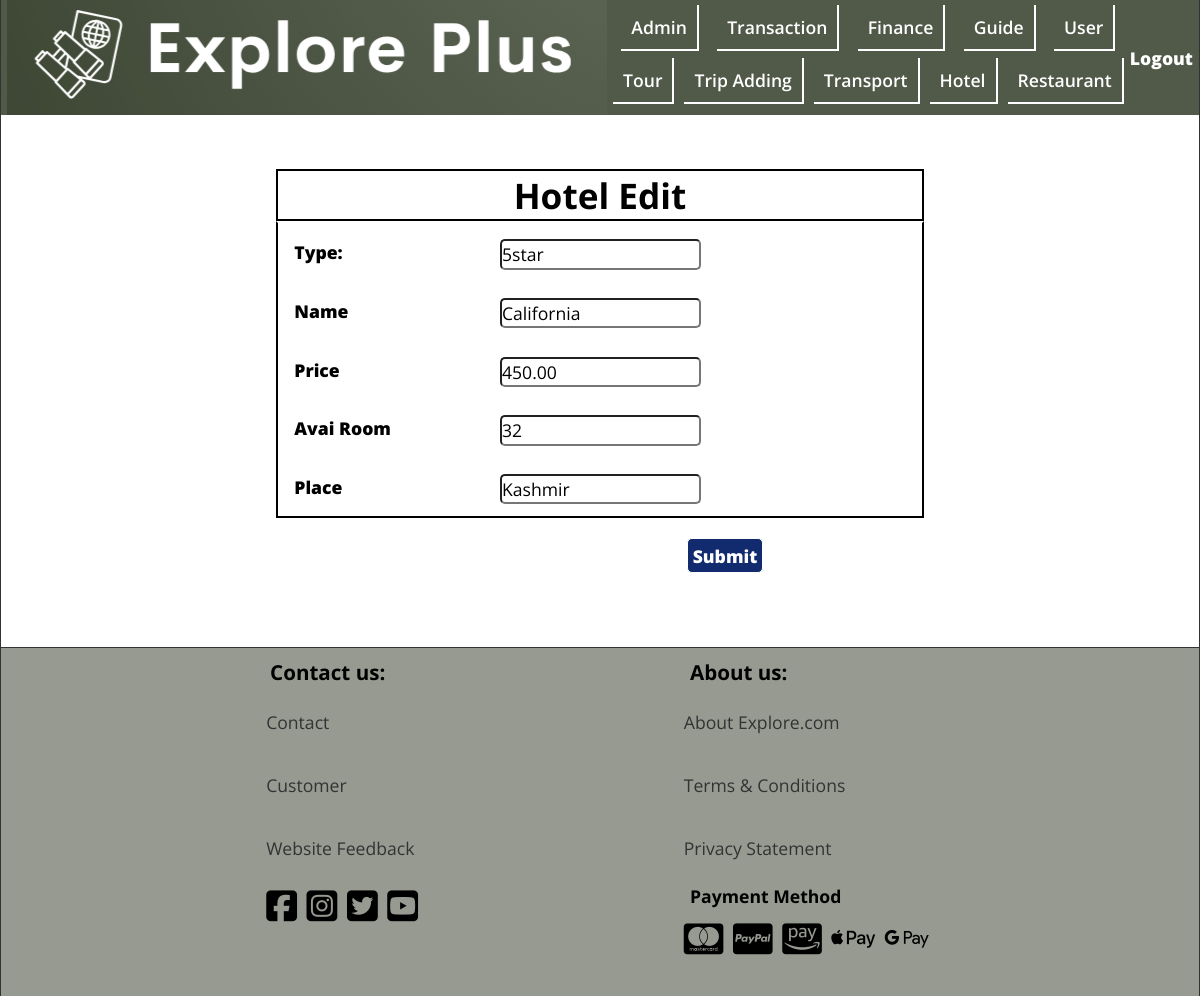
The page /Admin/hotel_crud/hotel_edit.php?hotel_id=1 on the database its author committed.
### tables this page shows
CREATE TABLE `hotel` (
  `hotel_id` int(11) NOT NULL,
  `type` varchar(50) DEFAULT NULL,
  `name` varchar(100) DEFAULT NULL,
  `price` decimal(10,2) DEFAULT NULL,
  `available_room` int(11) DEFAULT NULL,
  `place` varchar(100) DEFAULT NULL,
  `map` varchar(100) DEFAULT NULL,
  `photo` longblob DEFAULT NULL
);

### Admin/hotel_crud/hotel_edit.php (the view, shortened to what this page needs)
<!DOCTYPE html>
<html lang="en">
<head>
  <link rel="stylesheet" href="../../css/style.css">
  <link rel="stylesheet" href="https://cdnjs.cloudflare.com/ajax/libs/font-awesome/6.5.1/css/all.min.css" />
</head>
<body>
<header class="header admin">
    <div class="header__logo">
        <figure>
            <img src="../../img/logo3.png" alt="logo" title="logo" height="115" width="600">
        </figure>
    </div>
    <nav class="header__nav nav__admin">
        <ul class="header__ul header__admin">
            <li><a href="../admin.php">Admin</a></li>
            <li><a href="../transaction.php">Transaction</a></li>
            <li><a href="../finance.php">Finance</a></li>
            <li><a href="../guide.php">Guide</a></li>
            <li><a href="../user_list.php">User</a></li>
        </ul>
        <ul class="header__ul header__admin">
            <li><a href="../tour_condition.php">Tour</a></li>
            <li><a href="../trip_crud/trip_adding.php">Trip Adding</a></li>
            <li><a href="../transportation_info.php">Transport</a></li>
            <li><a href="../hotel_info.php">Hotel</a></li>
            <li><a href="../restaurant_info.php">Restaurant</a></li>
        </ul>
    </nav>
    <div class="admin__logout"><a href="../admin_login.php">Logout</a></div>
</header>
<main class="main__crud">
    <?php
    $conn = mysqli_connect("localhost","root","","explore_plus");
    $hotelId = $_GET['hotel_id'];
    $sql = "SELECT * FROM hotel WHERE hotel_id = '{$hotelId}'";
    $result = mysqli_query($conn, $sql);
    $hotel = mysqli_fetch_assoc($result);
    ?>
  <form class="crud__all" action="HEdit.php" method="get">
    <h3 class="crud__h3">Hotel Edit</h3>
    <fieldset class="crud__fieldset">
      <p class="crud__p">
        <label class="crud__label" for="type">Type:</label>
        <input class="crud__input" type="text" name="type" id="type" value="<?php echo $hotel['type'] ?>" required autofocus>
      </p>
      <p class="crud__p">
        <label class="crud__label" for="name">Name</label>
        <input class="crud__input" type="text" name="name" id="name"  value="<?php echo $hotel['name'] ?>" required autofocus>
      </p>
      <p class="crud__p">
        <label class="crud__label" for="price">Price</label>
        <input class="crud__input" type="text" name="price" id="price"  value="<?php echo $hotel['price'] ?>" required autofocus>
      </p>
      <p class="crud__p">
        <label class="crud__label" for="avai-room">Avai Room</label>
        <input class="crud__input" type="text" name="avai_room" id="avai_room"  value="<?php echo $hotel['available_room'] ?>" required autofocus>
      </p>
      <p class="crud__p">
        <label class="crud__label" for="place">Place</label>
        <input class="crud__input" type="text" name="place" id="place" value="<?php echo $hotel['place'] ?>">
      </p>
    </fieldset>
    <div class="crud__div">
      <button class="crud__btn" type="submit" name="submit">Submit</button>
    </div>
  </form>
</main>
<footer class="footer admin-foot">
    <div class="footer__contact">
        <h3 class="footer__h3">Contact us:</h3>
        <ul class="footer__ul">
            <li><a href="../../footerPage/contact_us.html">Contact</a></li>
            <li><a href="../../footerPage/customer.html">Customer</a></li>
            <li><a href="../../footerPage/website_feedback.php">Website Feedback</a></li>
        </ul>
        <div class="footer__icons">
            <i class="fa-brands fa-square-facebook"></i>
            <i class="fa-brands fa-square-instagram"></i>
            <i class="fa-brands fa-square-twitter"></i>
            <i class="fa-brands fa-square-youtube"></i>
        </div>
    </div>
    <div class="footer__about">
        <h3 class="footer__h3">About us:</h3>
        <ul class="footer__ul">
            <li><a href="../../footerPage/about__us.html">About Explore.com</a></li>
            <li><a href="../../footerPage/terms_condition.html">Terms &amp; Conditions</a></li>
            <li><a href="../../footerPage/privacy_statement.html">Privacy Statement</a></li>
        </ul>
        <h4 class="footer__h3">Payment Method</h4>
        <div class="footer__icons">
            <i class="fa-brands fa-cc-mastercard"></i>
            <i class="fa-brands fa-cc-paypal"></i>
            <i class="fa-brands fa-cc-amazon-pay"></i>
            <i class="fa-brands fa-apple-pay"></i>
            <i class="fa-brands fa-google-pay"></i>
        </div>
    </div>
</footer>
</body>
</html>

### css/style.css (style rules this page uses)
*, *::after, *::before { margin: 0; padding: 0; box-sizing: border-box; }
img { display: block; max-width: 100%; height: auto; }
input, textarea, button, select { font: inherit; }
:root { --FF: 'Open Sans', sans-serif; --FS: clamp(1rem,2.2vh,1.5rem); --FS-BIG: 2rem; --FF-HEADING: 'Fugus One', 'Cursive'; --BGCOLOR: #f5f8fe; --BGCOLOR-FADE: #0c93a7; --BGCOLOR-FADE-MAX: #61aeac; --FOOTER-BGCOLOR: #accfd5; --COLOR: #f9efa0; --COLOR-FADE: rgba(248, 223, 171, 0.41); --BODY-BGCOLOR: #fff; --FONT-COLOR: #000; --LIST-BGCOLOR: #f5f7f8; --BORDER-COLOR: #333; --BGIMAGE: linear-gradient(to bottom,var(--BGCOLOR),var(--BGCOLOR-FADE)); --BGIMAGE-MAX: linear-gradient(to bottom,var(--BGCOLOR),var(--BGCOLOR-FADE),var(--BGCOLOR-FADE-MAX)); --HEIGHTLIGHT-BGCOLOR: #439fa8; --HIGHLIGHT-COLOR: #fff; --HEADER-COLOR: #fff; --HEADER-BGCOLOR: #000; --NAV-BGCOLOR: #fff; --HERO-BGCOLOR: rgba(51,178,51,0.75); --BUTTON-BGCOLOR: #000; --BUTTON-COLOR: #fff; --HEADER-LINK-COLOR: #fff; --HEADER-LINK-HOVER: #ffffff; --LINK-COLOR: #333; --LINK-HOVER: rgba(51, 51, 51, 0.5); --ADMIN-BGCOLOR: #515948; --ADMIN-FOOTER-COLOR: rgba(64, 72, 55, 0.55); --BORDER: 1px solid var(--BORDER-COLOR); --BORDER-RADIUS: 15px; --BORDER-LITE-RADIUS: 5px; --PADDING-TB: 0.25em; --PADDING-SIDE: 2.5%; --MARGIN: clamp(1em,2.5vh,1.5em); --TEST1 : #020202; --TEST2: yellow; --TEST3: green; --TEST4: blue; --TEST5: purple; }
html { scroll-behavior: smooth; font-size: var(--FS); font-family: var(--FF); background-color: var(--BGCOLOR); background-image: var(--BGIMAGE); background-repeat: no-repeat; background-size: cover; }
body { background-color: var(--BODY-BGCOLOR); min-height: 100vh; max-height: 800vh; min-width: 1200px; margin: 0 auto; border-left: var(--BORDER); border-right: var(--BORDER); box-shadow: 0 0 10px var(--BORDER-COLOR); }
p { line-height: 1.5; }
a:any-link { color: var(--LINK-COLOR); text-decoration: none; }
.header { display: flex; justify-content: space-evenly; align-items: center; background-color: #439fa8;; position: sticky; top: 0; z-index: 1; }
.header__ul { font-weight: 600; min-width: 500px; display: flex; justify-content: space-evenly; align-items: center; gap: 10px; padding-bottom: 7px; }
.header__ul li { padding: 10px; border-right: 2px solid white; border-bottom: 2px solid white; }
.admin__logout a { font-weight: 900; color: #ffffff; }
.footer { position: relative; bottom: 0; display: flex; justify-content: space-evenly; border-top: var(--BORDER); background-color: var(--FOOTER-BGCOLOR); padding: var(--PADDING-TB); }
.footer li { padding: 1.1em 0; list-style-type: none; }
.footer__icons { padding-top: 0.5em; padding-bottom: 2em; align-items: center; }
.footer__icons i { font-size: 2rem; padding-right: 5px; }
.footer__h3 { padding: var(--PADDING-TB) var(--PADDING-SIDE); }
.header__ul { list-style-type: none; }
.header__ul a:any-link { color: var(--HEADER-LINK-COLOR); }
.admin { background-color: var(--ADMIN-BGCOLOR); }
.admin-foot { background-color: var(--ADMIN-FOOTER-COLOR); }
.main__crud { padding: 50px 75px; display: flex; justify-content: center; }
.crud__all { width: 700px; padding: var(--PADDING-TB) var(--PADDING-SIDE); border: 0; border-radius: var(--BORDER-RADIUS); position: relative; }
.crud__h3 { font-size: 2rem; text-align: center; border: 2px solid black; }
.crud__fieldset { border: 2px solid black; border-top: 2px solid white; }
.crud__p { padding: var(--PADDING-SIDE); }
.crud__input, .crud__textarea, .file_up, .crud__select { border-radius: var(--BORDER-LITE-RADIUS); position: absolute; left: 250px; }
.crud__label { text-align: center; font-weight: 900; }
.crud__div { margin: 20px; padding-left: -20px; display: flex; justify-content: center; gap: 20px; }
.crud__btn { margin-left: 250px; border: 1px solid white; border-radius: var(--BORDER-LITE-RADIUS); font-weight: 900; padding: var(--PADDING-TB); background-color: #122b6e; color: var(--BUTTON-COLOR); }

### rows shown on the page
hotel: type "5star", name "California", price "450.00", avai_room "32", place "Kashmir"
